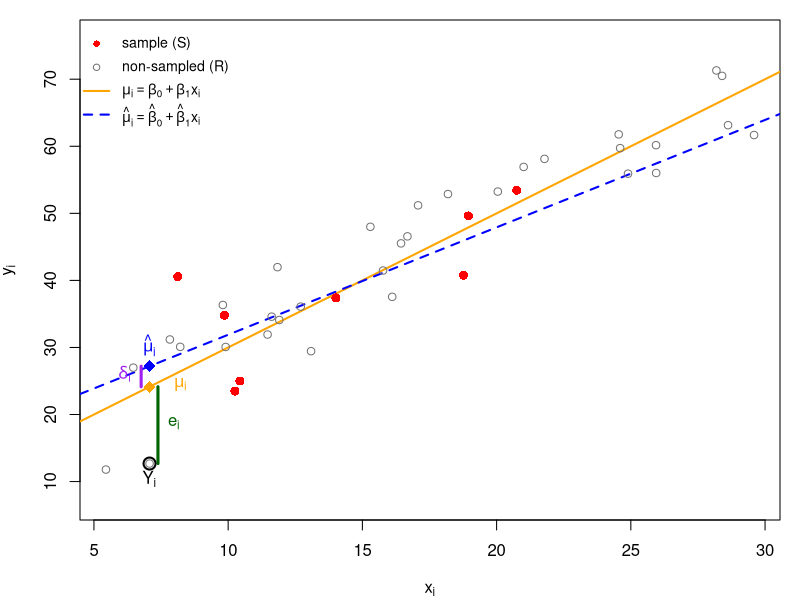
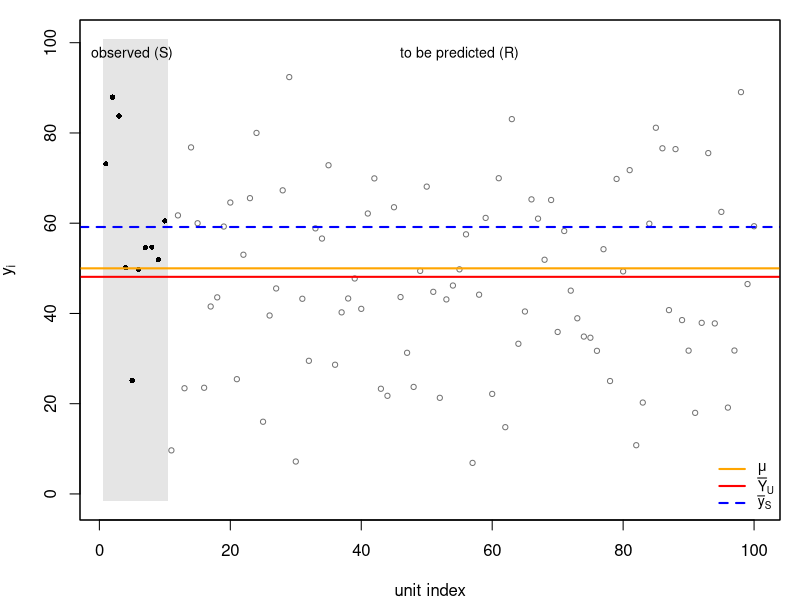

These charts were generated, in order, by the following R code:
## ---- chunk 1
#| echo: false
#| label: fig-pred-decomp
#| fig-cap: "Decomposition of the prediction error for one non-sampled unit under a linear model. Red points: the sample $S$; open points: the units in $R$. Orange line: the true mean $\\mu_i=\\beta_0+\\beta_1x_i$; blue dashed line: the fitted mean $\\hat\\mu_i$ from the sample. For the highlighted unit, $\\delta_i=\\hat\\mu_i-\\mu_i$ (purple) is the estimation error and $e_i=Y_i-\\mu_i$ (green) is the irreducible error."
#| fig-width: 7.5
#| fig-height: 4.8

set.seed(348)
N <- 40; n <- 8; beta0 <- 10; beta1 <- 2; sigma <- 6

x <- runif(N, 5, 30)
y <- beta0 + beta1 * x + rnorm(N, sd = sigma)
S <- sample(N, n)
R <- setdiff(seq_len(N), S)

fit <- lm(y ~ x, subset = S)
mu    <- beta0 + beta1 * x               # true means mu_i
muhat <- predict(fit, data.frame(x = x))
delta <- muhat - mu
e     <- y - mu

# highlighted unobserved unit: delta_i and e_i of opposite sign and both large
cand <- R[sign(e[R]) != sign(delta[R])]
i <- cand[which.max(abs(delta[cand]) + abs(e[cand]))]

par(mar = c(4, 4, 1, 1))
ylim <- range(y) + c(-1, 1) * 0.08 * diff(range(y))
plot(x, y, type = "n", ylim = ylim, xlab = expression(x[i]), ylab = expression(y[i]))
abline(beta0, beta1, col = "orange", lwd = 2)
abline(fit, col = "blue", lwd = 2, lty = 2)
points(x[R], y[R], pch = 1,  col = "grey45")
points(x[S], y[S], pch = 16, col = "red", cex = 1.2)

off <- 0.012 * diff(par("usr")[1:2])
segments(x[i] - off, mu[i], x[i] - off, muhat[i], lwd = 3, col = "purple")
segments(x[i] + off, mu[i], x[i] + off, y[i],     lwd = 3, col = "darkgreen")
points(x[i], y[i], pch = 1, col = "black", cex = 1.6, lwd = 2)
points(x[i], mu[i],    pch = 18, col = "orange", cex = 1.6)
points(x[i], muhat[i], pch = 18, col = "blue",   cex = 1.6)
text(x[i] - off, (mu[i] + muhat[i]) / 2, expression(delta[i]), pos = 2, col = "purple")
text(x[i] + off, (mu[i] + y[i]) / 2,     expression(e[i]),     pos = 4, col = "darkgreen")
text(x[i], muhat[i], expression(hat(mu)[i]), pos = if (delta[i] > 0) 3 else 1, col = "blue")
text(x[i] + off, mu[i], expression(mu[i]), pos = 4, col = "orange", offset = 0.8)
text(x[i], y[i], expression(Y[i]), pos = if (e[i] > 0) 3 else 1)

legend("topleft", bty = "n", cex = 0.85,
       pch = c(16, 1, NA, NA), lty = c(NA, NA, 1, 2), lwd = c(NA, NA, 2, 2),
       col = c("red", "grey45", "orange", "blue"),
       legend = c("sample (S)", "non-sampled (R)",
                  expression(mu[i] == beta[0] + beta[1] * x[i]),
                  expression(hat(mu)[i] == hat(beta)[0] + hat(beta)[1] * x[i])))
## ---- chunk 2
#| echo: false
#| label: fig-pred-index
#| fig-cap: "One realized population under the model. The sample occupies the shaded region on the left; the remaining units are to be predicted. Horizontal lines: the model mean $\\mu$ (orange), the estimand $\\bar Y_U$ (red), and the predictor $\\bar y_S$ (blue, dashed)."
#| fig-width: 7.5
#| fig-height: 4.2

set.seed(20000)
N <- 100; n <- 10; mu <- 50; sigma <- 20

y <- rnorm(N, mean = mu, sd = sigma)   # one realization of Y_1, ..., Y_N
S <- 1:n                               # sample, placed on the left
R <- (n + 1):N                         # non-sampled units

ybar_S <- mean(y[S])                   # predictor of mu
ybar_U <- mean(y)                      # the estimand

ylim <- range(y) + c(-1, 1) * 0.10 * diff(range(y))
plot(seq_len(N), y, type = "n", ylim = ylim,
     xlab = "unit index", ylab = expression(y[i]))
rect(0.5, ylim[1], n + 0.5, ylim[2], col = "grey90", border = NA)
points(S, y[S], pch = 16, cex = 0.7)
points(R, y[R], pch = 1,  cex = 0.7, col = "grey45")
abline(h = mu,     col = "orange", lwd = 2)
abline(h = ybar_U, col = "red",    lwd = 2)
abline(h = ybar_S, col = "blue",   lwd = 2, lty = 2)
text(n / 2,       ylim[2], "observed (S)",        pos = 1, cex = 0.85)
text((n + N) / 2, ylim[2], "to be predicted (R)", pos = 1, cex = 0.85)
legend("bottomright", bty = "n", cex = 0.85, lwd = 2,
       col = c("orange", "red", "blue"), lty = c(1, 1, 2),
       legend = c(expression(mu), expression(bar(Y)[U]), expression(bar(y)[S])))
box()
## ---- chunk 3
set.seed(1)
N <- 200; n <- 20; B <- 20000
x   <- runif(N, 1, 10)                 # known auxiliary variable
S   <- sample(N, n)                    # one fixed sample
R   <- setdiff(seq_len(N), S)
strat <- rep(1:2, each = N / 2)        # two strata of equal size
sg  <- c(1, 3)                         # stratum sd's
nh  <- table(factor(strat[S], 1:2)); Nh <- table(strat)

sim <- function(gen, est) {
  err <- replicate(B, { y <- gen(); est(y) - sum(y) })
  mean(err^2)
}

## SRS: Y ~ (mu, sigma^2)
sigma <- 2
srs_emp <- sim(function() rnorm(N, 10, sigma), function(y) N * mean(y[S]))
srs_th  <- sigma^2 * N * (N - n) / n

## Stratified: stratum means and sd's differ
str_emp <- sim(function() rnorm(N, c(10, 20)[strat], sg[strat]),
               function(y) sum(Nh * tapply(y[S], factor(strat[S], 1:2), mean)))
str_th  <- sum(sg^2 * Nh * (Nh - nh) / nh)

## Ratio: mean beta * x, variance sigma^2 * x
beta <- 2
rat_emp <- sim(function() rnorm(N, beta * x, sigma * sqrt(x)),
               function(y) sum(x) * sum(y[S]) / sum(x[S]))
rat_th  <- sigma^2 * sum(x) * (sum(x) - sum(x[S])) / sum(x[S])

## Regression: straight line, constant variance
reg_emp <- sim(function() rnorm(N, 3 + beta * x, sigma),
               function(y) { f <- lm(y[S] ~ x[S]); N * (mean(y[S]) + coef(f)[2] * (mean(x) - mean(x[S]))) })
reg_th  <- sigma^2 * (N * (N - n) / n + N^2 * (mean(x) - mean(x[S]))^2 / sum((x[S] - mean(x[S]))^2))

## UPS with replacement, p_i proportional to x: Hansen-Hurwitz vs ratio on distinct units
m   <- tabulate(sample(N, n, replace = TRUE, prob = x), N)   # one fixed set of draws
Su  <- which(m > 0)
w   <- m[Su] / (n * x[Su] / sum(x))
hh_emp  <- sim(function() rnorm(N, beta * x, sigma * sqrt(x)),
               function(y) sum(w * y[Su]))
hh_th   <- sigma^2 * (sum(x[-Su]) + sum((w - 1)^2 * x[Su]))
upr_emp <- sim(function() rnorm(N, beta * x, sigma * sqrt(x)),
               function(y) sum(x) * sum(y[Su]) / sum(x[Su]))
upr_th  <- sigma^2 * sum(x) * (sum(x) - sum(x[Su])) / sum(x[Su])

round(rbind(SRS = c(simulated = srs_emp, formula = srs_th),
            Stratified = c(str_emp, str_th),
            Ratio = c(rat_emp, rat_th),
            Regression = c(reg_emp, reg_th),
            `UPS: Hansen-Hurwitz` = c(hh_emp, hh_th),
            `UPS: ratio on distinct units` = c(upr_emp, upr_th)))
